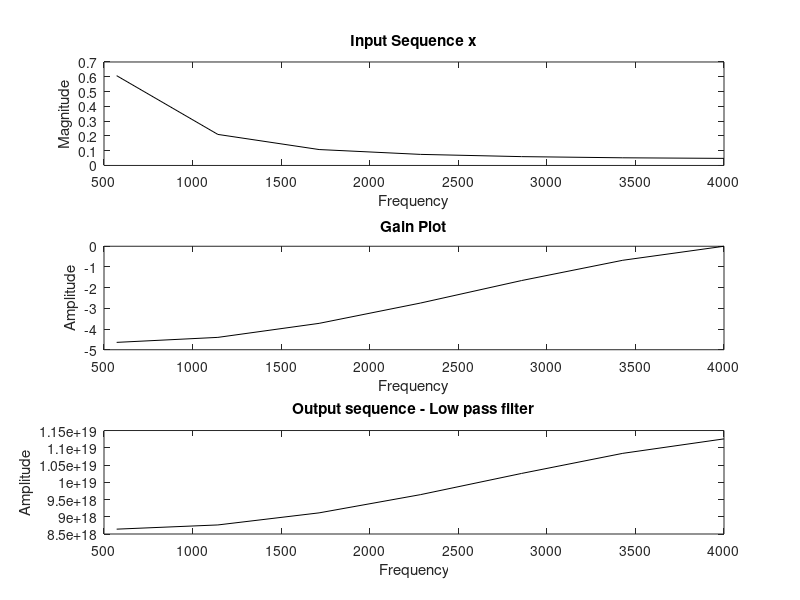

Here is the MATLAB script that generated this plot:
%Butterworth filter - IIR
%inputs
clc;
clear all;
close all;
fsamp= 8000;
ws=30;
wp=20;
ap= 2;
as= 10;
f1= 5;
f2= 1.5;
f3= 2;
order=14;
%input signals
t= 0:(1/fsamp):0.1;
x1 = sin(2*pi*f1*t);
x2 = sin(2*pi*f2*t);
x3 = sin(2*pi*f3*t);
x = x1+x2+x3;
%input spectrum
fft_x=fft(x,order);
for i=1:order
    fr(i)=i*(fsamp/order);
end
%low pass
[N,Wn]= buttord(wp,ws,ap,as,'s');
[b,a]= butter(N,Wn,'low','s'); %butterpass co efficients
[h,f]= freqz(b,a,order/2,fsamp);
y1= filter(b,a,x);
fft_y1=fft(y1,order);
figure(1);
subplot(311)
plot(fr(1:order/2),abs(fft_x(1:order/2)),'k');
title('Input Sequence x');
xlabel('Frequency');
ylabel('Magnitude');
subplot(312) %gain
h1=abs(h)/max(abs(h));
plot(fr(1:order/2),20*log(h1(1:order/2)),'k');
title('Gain Plot');
xlabel('Frequency'); ylabel('Amplitude');
subplot(313) %output
plot(fr(1:order/2),abs(fft_y1(1:order/2)),'k');
title('Output sequence - Low pass filter');
xlabel('Frequency'); ylabel('Amplitude');

%
                     %  2.7e05
 % ------------------------------------------------
 % s^4 + 59.57 s^3 + 1774 s^2 + 3.095e04 s + 2.7e05

 %calculated value:

% 2.07
%----------------
%s^4 +55.767 s2+ 2.5407 *10^4*s +2.07571*10^5

